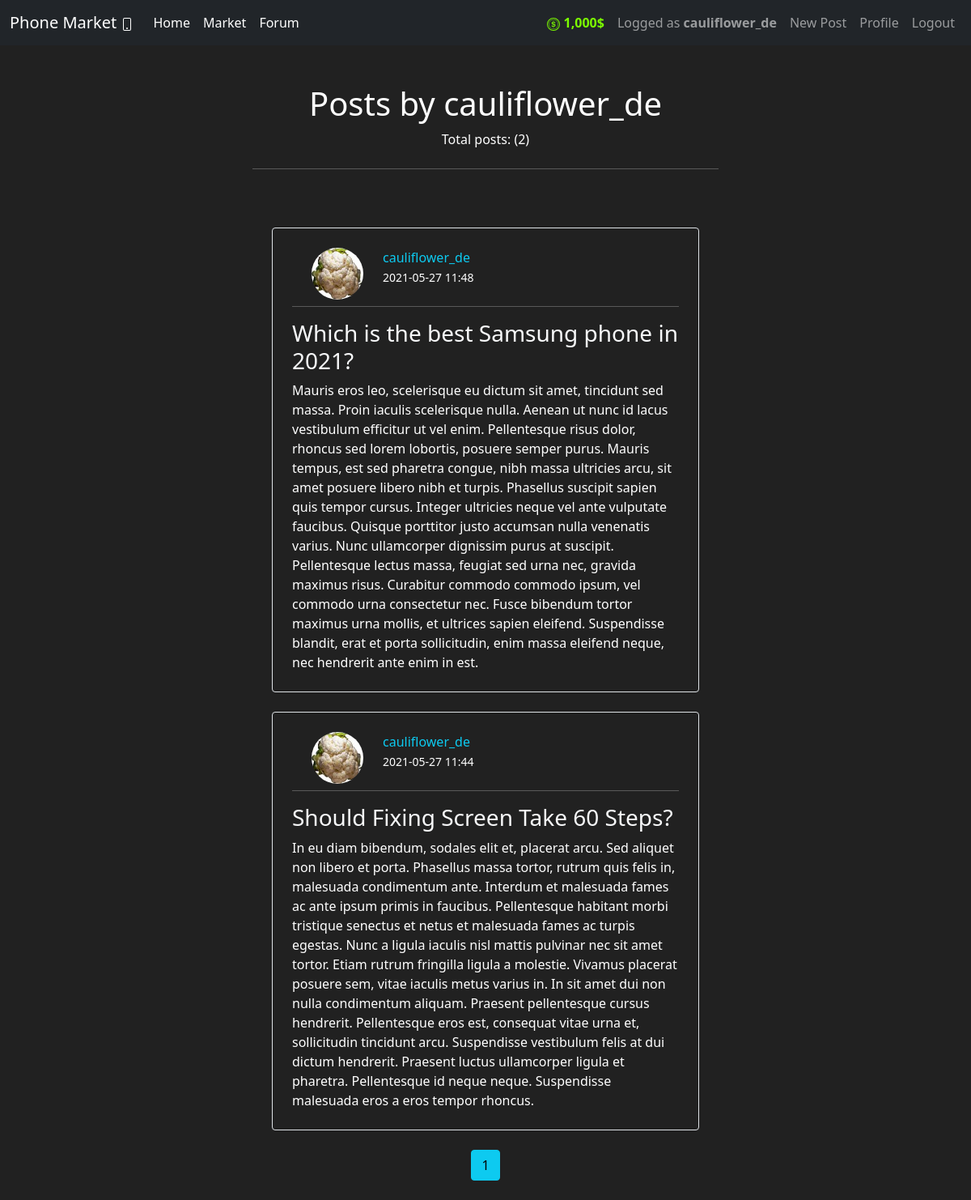
Before: /forum/cauliflower_de (signed in) with the older database file.
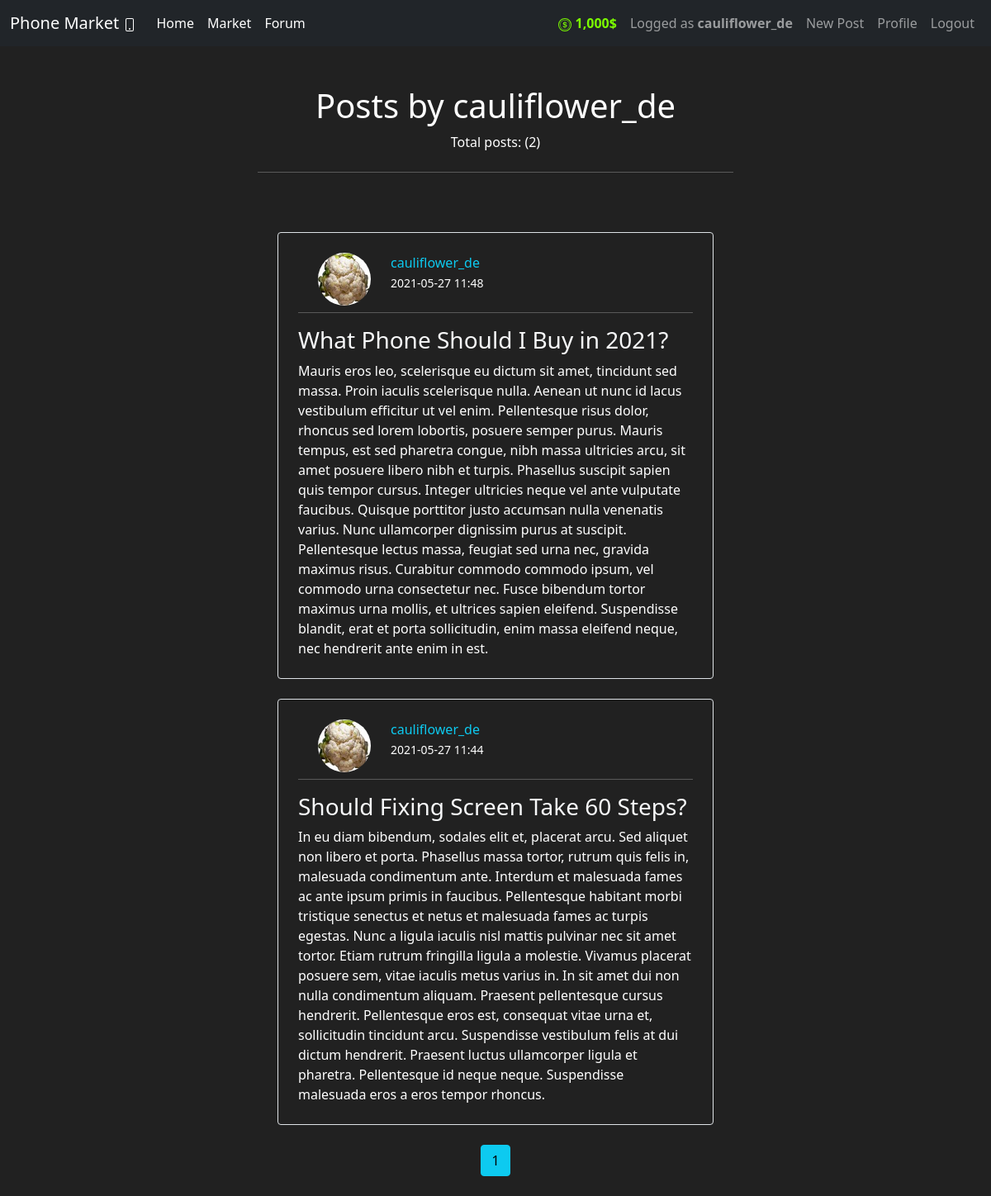
After: the same page with the newer database file.
### market/models.py (models this page shows, shortened)
class User(db.Model, UserMixin):
    id = db.Column(db.Integer(), primary_key=True)
    username = db.Column(db.String(length=30), nullable=False, unique=True)
    email_address = db.Column(db.String(length=50), nullable=False, unique=True)
    password_hash = db.Column(db.String(length=60), nullable=False)
    budget = db.Column(db.Integer(), nullable=False, default=1000)
    image_file = db.Column(db.Integer(), nullable=False, server_default='default-profile-pic.jpg')
    items = db.relationship('Item', backref='owned_user', lazy=True)
    posts = db.relationship('Post', backref='author', lazy=True)
    @property
    def prettier_budget(self):
        if len(str(self.budget)) >= 4:
            return f'{str(self.budget)[:-3]},{str(self.budget)[-3:]}$'
        return f'{self.budget}$'
    @property
    def password(self):
        return self.password

class Post(db.Model):
    id = db.Column(db.Integer(), primary_key=True)
    title = db.Column(db.String(100), nullable=False)
    time_created = db.Column(db.DateTime(timezone=True), server_default=func.now())
    content = db.Column(db.Text, nullable=False)
    user_id = db.Column(db.Integer, db.ForeignKey('user.id'), nullable=False)

### market/routes.py (the view)
@app.route('/forum/<string:username>')
@login_required
def user_posts(username):
    page = request.args.get('page', 1, type=int)
    user = User.query.filter_by(username=username).first_or_404()
    posts = Post.query.filter_by(author=user)\
        .order_by(Post.time_created.desc())\
        .paginate(page=page, per_page=4)
    return render_template('user_posts.html', posts=posts, user=user)

### market/models.py (called while the page is built)
@login_manager.user_loader
def load_user(user_id):
    return User.query.get(int(user_id))

### market/templates/user_posts.html (shortened to what this page needs)
{% extends 'base.html' %}
{% block content %}
<div class="container w-50">
  <br>
  <h1 class="text-center">Posts by {{ user.username }}</h1>
  <p class="text-center">Total posts: ({{ posts.total }})</p>
  <hr class="my-4">
  <br>
  {% for post in posts.items %}
  <div class="media m-4 p-3 border rounded">
    <div class="media-body m-2">
      <a class="link-info text-decoration-none" href="{{ url_for('user_posts', username=post.author.username) }}">
        <img class="mx-4 rounded-circle float-start",
        src="{{ url_for('static', filename='/profile_pics/' + post.author.image_file) }}",
        alt="Generic placeholder image",
        style="width:64px;height:64px">
        {{ post.author.username }}
      </a>
       <br>
       <small>{{ post.time_created.strftime("%Y-%m-%d %H:%M") }}</small>
       <hr class="mt-4">
      <h3 class="mt-0"><a class="text-light text-decoration-none" href="{{ url_for('post_page', post_id=post.id) }}">{{ post.title }} </a></h3>
      {{ post.content }}
    </div>
   </div>
   {% endfor %}
   <div class="text-center">
  {% for page_num in posts.iter_pages(left_edge=1, right_edge=1, left_current=1, right_current=2) %}
  {% if page_num %}
    {% if posts.page == page_num %}
      <a href="{{ url_for('user_posts', username=user.username, page=page_num) }}" class="btn btn-info mb-4">{{ page_num }}</a>
    {% else %}
      <a href="{{ url_for('user_posts', username=user.username, page=page_num) }}" class="btn btn-outline-info mb-4">{{ page_num }}</a>
    {% endif %}
  {% else %}
   ...
  {% endif %}
  {% endfor %}
</div>
</div>
{% endblock %}

### market/templates/base.html (shortened to what this page needs)
<!DOCTYPE html>
<html lang="en">
  <head>
    <link
      href="https://cdn.jsdelivr.net/npm/bootstrap@5.0.0-beta3/dist/css/bootstrap.min.css"
      rel="stylesheet"
    />
  </head>
  <body>
    <nav class="navbar navbar-expand-lg navbar-dark bg-dark">
      <div class="container-fluid">
        <a class="navbar-brand" href="{{ url_for('home_page') }}">
          Phone Market
        </a>
        <div class="collapse navbar-collapse" id="navbarSupportedContent">
          <ul class="navbar-nav me-auto mb-2 mb-lg-0">
            <li class="nav-item">
              <a class="nav-link active" aria-current="page" href="{{ url_for('home_page') }}">Home</a>
            </li>
            <li class="nav-item">
              <a class="nav-link active" aria-current="page" href="{{ url_for('market_page') }}">Market</a>
            </li>
            <li class="nav-item">
              <a class="nav-link active" aria-current="page" href="{{ url_for('forum_page') }}">Forum</a>
            </li>
          </ul>
          <ul class="navbar-nav mb-2 mb-lg-0">
            {% if current_user.is_authenticated %}
            <li class="nav-item">
              <a class="nav-link fw-bold" style="color:lawngreen">
                {{ current_user.prettier_budget }}
              </a>
            </li>
            <li class="nav-item">
              <a class="nav-link" href="{{ url_for('account_page') }}">
                Logged as <strong>{{ current_user.username }}</strong>
              </a>
            </li>
            <li class="nav-item">
              <a class="nav-link" href="{{ url_for('new_post') }}">New Post</a>
            </li>
            <li class="nav-item">
              <a class="nav-link" href="{{ url_for('account_page') }}">Profile</a>
            </li>
            <li class="nav-item">
              <a class="nav-link" href="{{ url_for('logout_page') }}">Logout</a>
            </li>
            {% endif %}
          </ul>
        </div>
      </div>
    </nav>
    <br>
    {% block content %}
    {% endblock %}
  </body>
</html>

### market/templates/base.html (style rules this page uses)
body { background-color: #212121; color: white; }

Changed rows visible on the page:
changed Post: title "Which is the best Samsung phone in 2021?" → "What Phone Should I Buy in 2021?"
